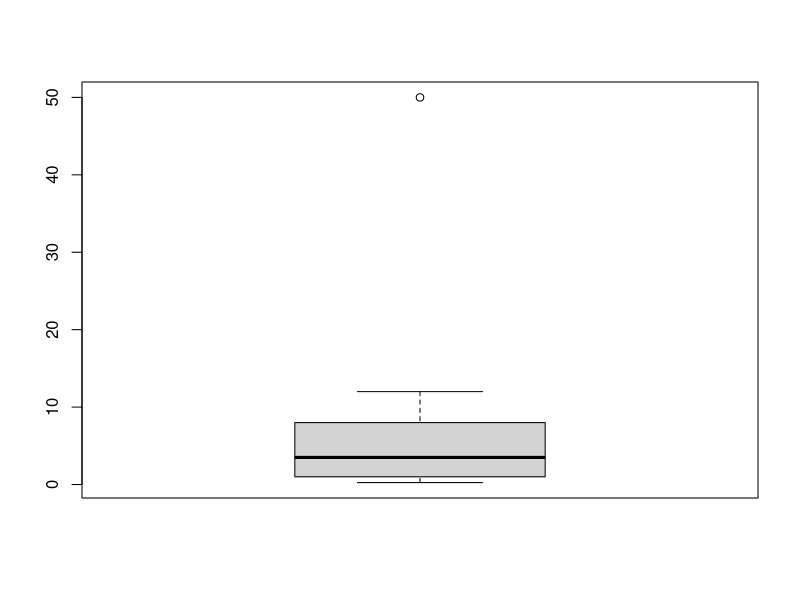
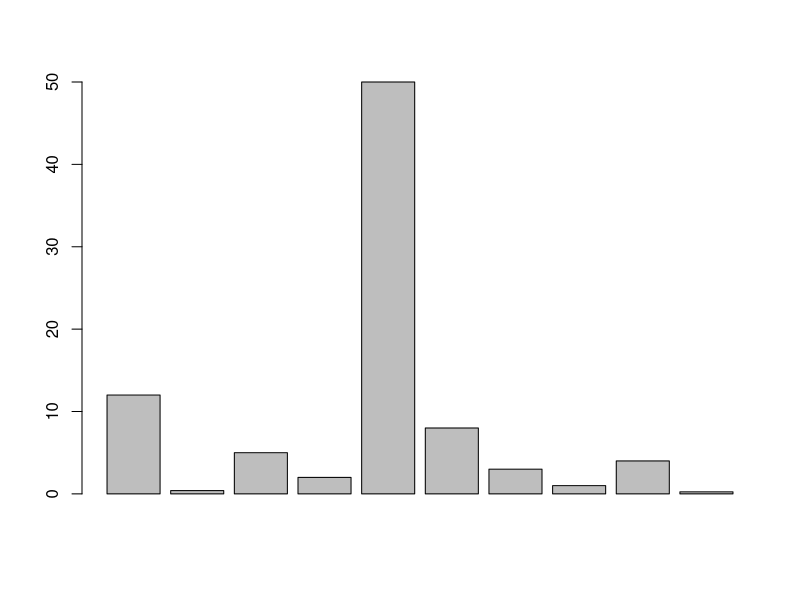

Write R code to recreate these figures, in order.
v = c(12, .4, 5, 2, 50, 8, 3, 1, 4, .25) # data


percentile = quantile(v,0.90);
boxplot(v);
barplot(v);

data = read.table("./data.txt", header=TRUE, sep=",")
participant2SurfPad=subset(data,Participant==2 & Technique=="SurfPad")
TempsMoyen = mean(participant2SurfPad[,"Time"])

techniques=unique(data$Technique)




tempsMoyenParTechnique = function(vTechnique){
  TempsMoyen = mean(vTechnique[,"Time"])
  return(TempsMoyen)
}
